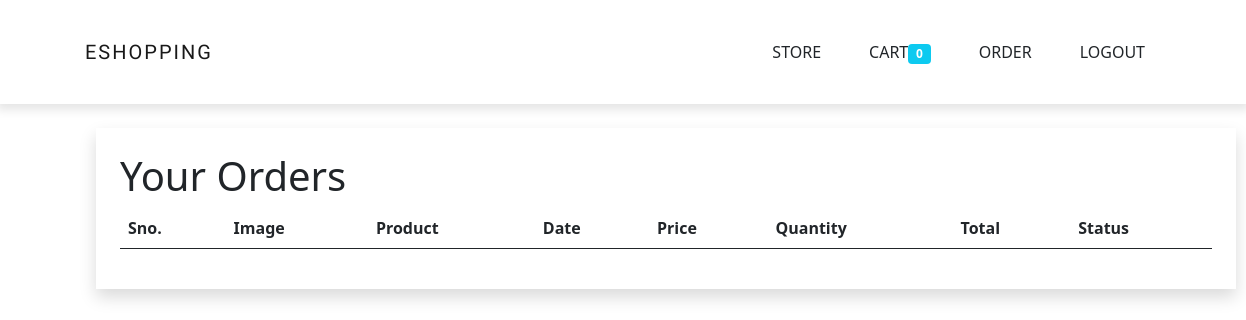
The page /orders (signed in) on the database as committed earlier.
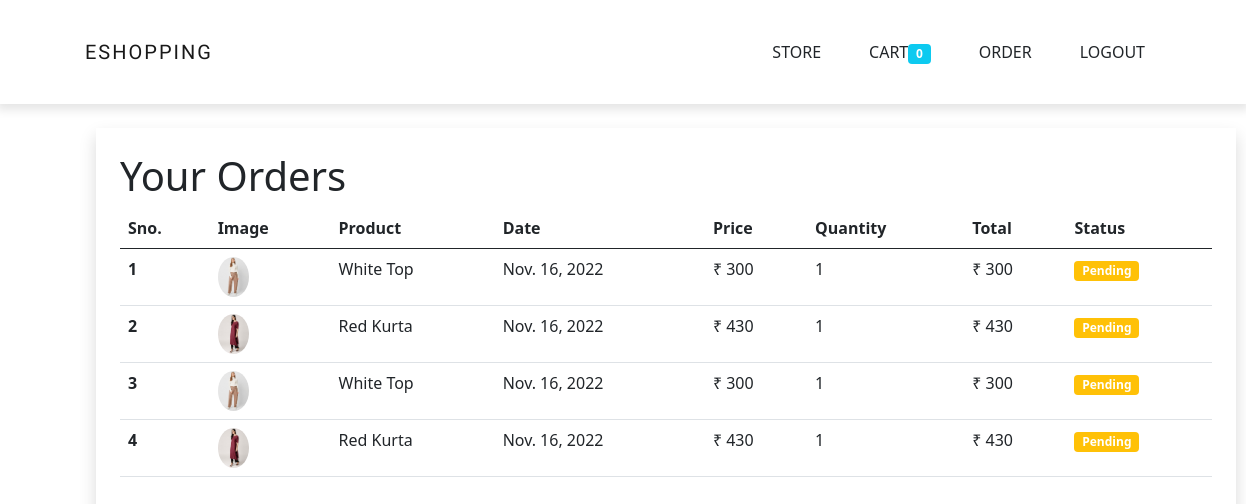
The same page on the database as committed later.
### store/models/orders.py (models this page shows, shortened)
class Orders(models.Model):
    product = models.ForeignKey(Product, on_delete=models.CASCADE)
    customer = models.ForeignKey(Customer, on_delete=models.CASCADE)
    quantity = models.IntegerField(default=1)
    price = models.IntegerField()
    address = models.CharField(max_length=50, default='', blank=True)
    phone = models.CharField(max_length=50, default='', blank=True)
    date = models.DateField(default=datetime.datetime.today)
    status=models.BooleanField(default=False)
    @staticmethod
    def get_orders_by_customer(customer_id):
        return Orders.objects.filter(customer=customer_id).order_by('-date')

### store/models/product.py (models this page shows, shortened)
class Product(models.Model):
    name = models.CharField(max_length=50)
    price = models.IntegerField(default=0)
    category = models.ForeignKey(Category, on_delete=models.CASCADE, default=1)
    description = models.CharField(max_length=200, default=' ', blank=True, null=True)
    image = models.ImageField(upload_to='uploads/products/')

### store/middlewares/auth.py (the view)
    def middleware(request):
        returnUrl=request.META['PATH_INFO']
        if not request.session.get('customer'):
            return redirect(f'login?return_url={returnUrl}')
        response = get_response(request)
        return response

### store/templatetags/custom_filter.py (called while the page is built)
@register.filter(name='currency')
def currency(number):
    return "₹ "+str(number)

@register.filter(name='multiply')
def multiply(number,number1):
    return number * number1

### store/views/orders.py (called while the page is built)
    def get(self, request):
        customer = request.session.get('customer')
        orders = Orders.get_orders_by_customer(customer)
        print(orders)
        return render(request, 'orders.html', {'orders': orders})

### store/templates/orders.html
{% extends 'base.html'%} {% load cart %} {% load custom_filter %} {% block content %}
<div
  class="container shadow pt-4 pb-4 ms-5"
  style="margin-left: 6rem !important"
>
  <h1>Your Orders</h1>
  <table class="table">
  <thead>
    <tr>
      <th scope="col">Sno.</th>
      <th scope="col">Image</th>
      <th scope="col">Product</th>
      <th scope="col">Date</th>
      <th scope="col">Price</th>
      <th scope="col">Quantity</th>
      <th scope="col">Total</th>
      <th scope="col">Status</th>
    </tr>
  </thead>
  <tbody>
  {% for order in orders %}
    <tr>
      <th scope="row">{{forloop.counter}}</th>
      <td><img class="rounded-circle " style="height:40px" src="{{order.product.image.url}}" alt="" srcset=""></td>
      <td>{{order.product.name}}</td>
      <td>{{order.date}}</td>
      <td>{{order.price|currency}}</td>
      <td>{{order.quantity}}</td>
      <td>{{order.quantity|multiply:order.price|currency}}</td>
      {% if order.status%}
      <td><small class="badge bg-success">Completed</small></td>
      {% else %}
      <td><small class="badge bg-warning">Pending</small></td>
      {% endif %}
    </tr>
  {% endfor %}
  </tbody>
</table>
</div>
{% endblock %}

### store/templates/base.html (shortened to what this page needs)
{% load static %}
<!DOCTYPE html>
<html lang="en">
<head>
     <link
      rel="stylesheet"
      href="https://cdnjs.cloudflare.com/ajax/libs/font-awesome/5.15.4/css/all.min.css"
    />
    <link
            href="https://cdn.jsdelivr.net/npm/bootstrap@5.2.2/dist/css/bootstrap.min.css"
            rel="stylesheet"
    />
    <link rel="stylesheet" href="{% static 'css/main.css' %}"/>
    <link
            rel="stylesheet"
            href="{% static 'bootstrap-5.0.2-dist/css/bootstrap.min.css' %}"
    />
</head>
<body>
<nav class="navbar navbar-expand-lg navbar-light bg-white py-4 fixed-top">
    <div class="container">
        <a
                class="navbar-brand d-flex justify-content-between align-items-center order-lg-0"
                href="/"
        >
            <span class="text-uppercase fw-lighter ms-2">EShopping</span>
        </a>
        <ul class="nav justify-content-end">
            <li class="nav-item px-2 py-2 border-0">
                <a class="nav-link text-uppercase text-dark" href="/"
                >Store</a
                >
            </li>
            <li class="nav-item px-2 py-2 border-0">
                <a class="nav-link text-uppercase text-dark" href="/cart"
                >Cart<span class="badge bg-info">{{request.session.cart.keys|length}}</span></a
                >
            </li>
            {% if request.session.customer %}
            <li class="nav-item px-2 py-2 border-0">
                <a class="nav-link text-uppercase text-dark" href="/orders"
                >Order</a
                >
            </li>
            <li class="nav-item px-2 py-2 border-0">
                <a class="nav-link text-uppercase text-dark" href="/logout"
                >logout</a
                >
            </li>
            {% endif %}
        </ul>
    </div>
</nav>
<section id="special" class="py-5 mt-3">
    <div
            class="container mt-3"
            style="
          margin-top: 1rem !important;
          margin-left: unset;
          margin-right: unset;
          padding: unset;
        "
    >
        <div class="py-5">{% block content%} {% endblock %}</div>
    </div>
</section>
</body>
</html>

### static/css/main.css (style rules this page uses)
:root { --lg-font: "Kaisei Tokumin", serif; --sm-font: "Poppins", sans-serif; --pink: #e5345b; }
body { font-family: var(--sm-font); }
.navbar { -webkit-box-shadow: 0 3px 9px 3px rgba(0, 0, 0, 0.1); box-shadow: 0 3px 9px 3px rgba(0, 0, 0, 0.1); }
.navbar-brand span { letter-spacing: 2px; font-family: var(--lg-font); }
.nav-item { border-bottom: 0.5px solid rgba(0, 0, 0, 0.05); }
@media (min-width: 992px) { .nav-item { border-bottom: none; } }
.mt-3 { margin-top: 1rem !important; margin-left: unset; margin-right: unset; padding: unset; }
.shadow { -webkit-box-shadow: 0 3px 9px 3px rgba(0, 0, 0, 0.1); box-shadow: 0 3px 9px 3px rgba(0, 0, 0, 0.1); }

Rows that differ between the two databases and show on the page:
added Orders: product.image (picture), product.name "White Top", date "Nov. 16, 2022", price "₹ 300", quantity "1", quantity|multiply "₹ 300", status "Pending"
added Orders: product.image (picture), product.name "Red Kurta", date "Nov. 16, 2022", price "₹ 430", quantity "1", quantity|multiply "₹ 430", status "Pending"
added Orders: product.image (picture), product.name "White Top", date "Nov. 16, 2022", price "₹ 300", quantity "1", quantity|multiply "₹ 300", status "Pending"
added Orders: product.image (picture), product.name "Red Kurta", date "Nov. 16, 2022", price "₹ 430", quantity "1", quantity|multiply "₹ 430", status "Pending"
